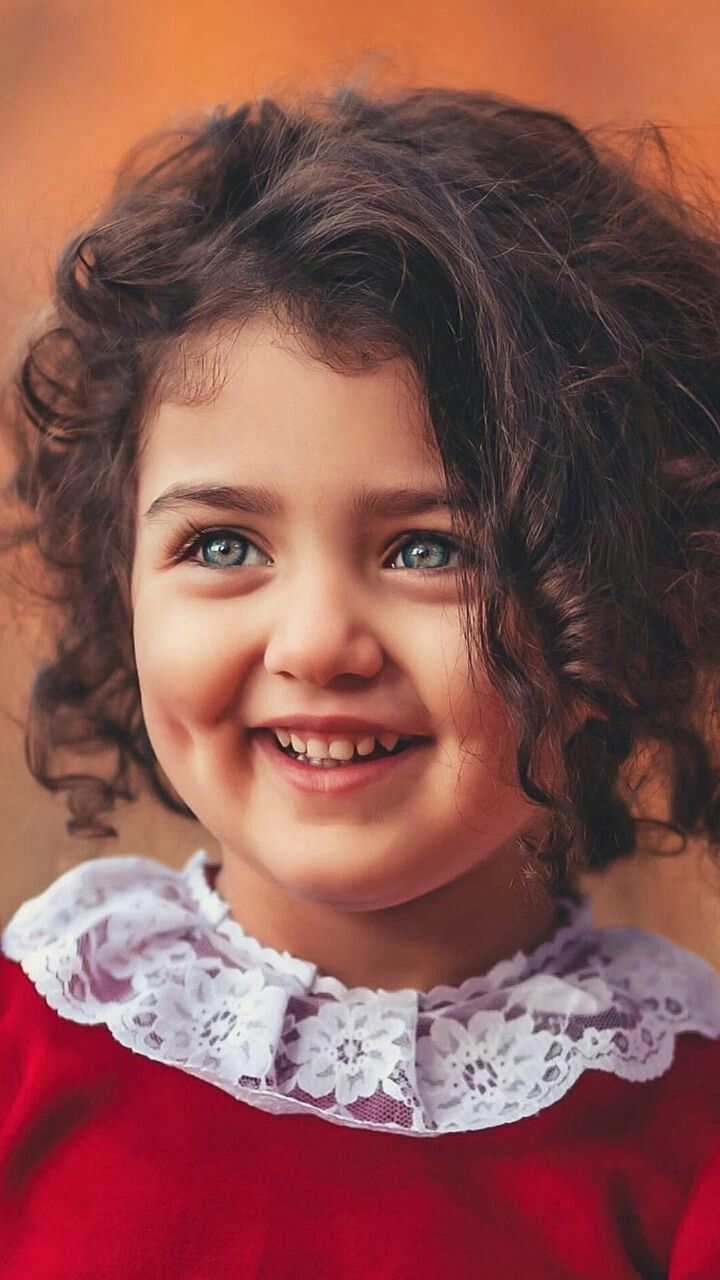
#> input picture Image_processing_Practical_labs/Exp1/Images/pk.jpg, 720 x 1280 px, found by its file name
$ jupyter execute 'Opencv using image display.ipynb'
#> lines starting #> are read from the running program, lines starting #| are printed output that depends on the picture
[cell 1]
import cv2
import numpy as np
import matplotlib.pyplot as plt

# --- Load image in different formats ---
gray = cv2.imread("pk.jpg", cv2.IMREAD_GRAYSCALE)   # 1 channel
#> gray: shape (1280, 720); min 3, max 253, mean 100.3
rgb  = cv2.imread("pk.jpg", cv2.IMREAD_COLOR)       # 3 channels (BGR)
#> rgb is the input picture: shape (1280, 720, 3); mean B, G, R 80.2, 85.2, 137.7

# --- Convert BGR → RGB for proper display ---
rgb = cv2.cvtColor(rgb, cv2.COLOR_BGR2RGB)

# --- Create an Alpha channel ---
# Alpha = 255 means fully opaque; smaller values mean transparent
alpha_channel = np.ones(rgb.shape[:2], dtype=np.uint8) * 200

# --- Combine RGB + Alpha to form RGBA ---
rgba = np.dstack((rgb, alpha_channel))
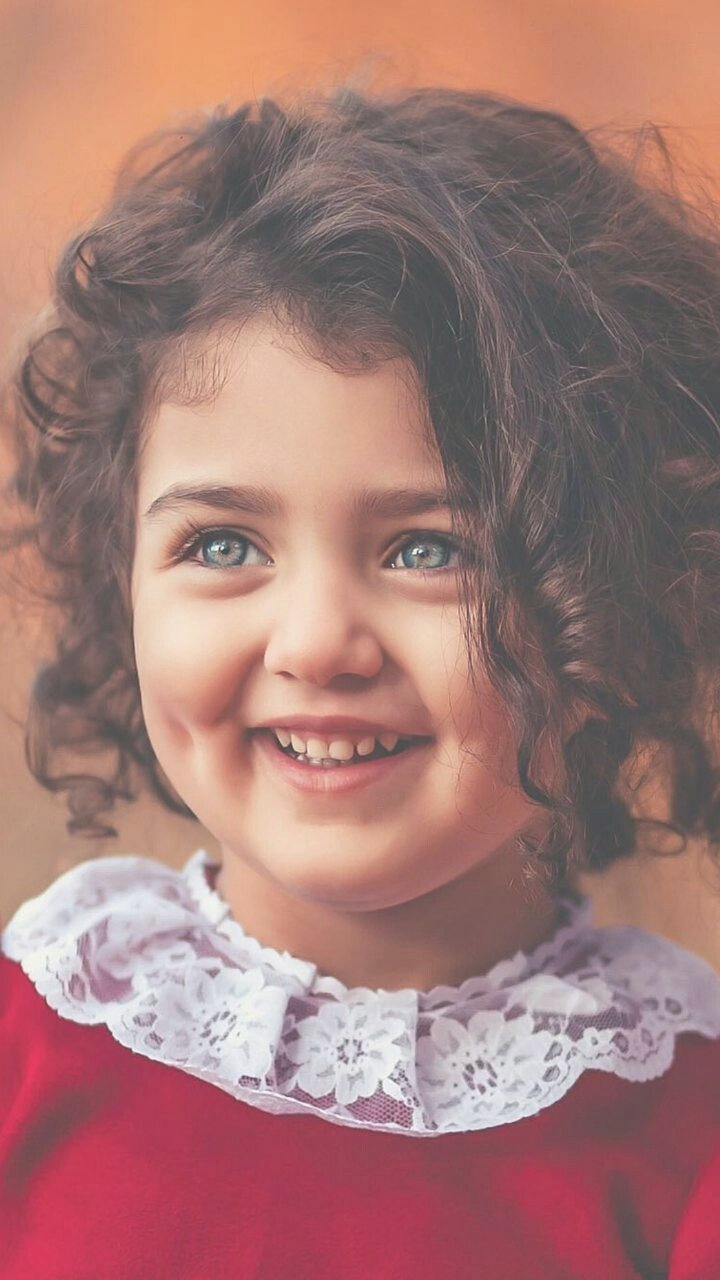
#> rgba: shape (1280, 720, 4); mean R, G, B, A 137.7, 85.2, 80.2, 200; transparent parts drawn white

# --- Print shapes ---
print("Grayscale shape:", gray.shape)
#| Grayscale shape: (1280, 720)
print("RGB shape:", rgb.shape)
#| RGB shape: (1280, 720, 3)
print("RGBA shape:", rgba.shape)
#| RGBA shape: (1280, 720, 4)

# --- Display images ---
plt.figure(figsize=(12, 4))

plt.subplot(1, 3, 1)
plt.imshow(gray, cmap='gray')
plt.title('Grayscale (1 channel)')
plt.axis('off')

plt.subplot(1, 3, 2)
plt.imshow(rgb)
plt.title('RGB (3 channels)')
plt.axis('off')

plt.subplot(1, 3, 3)
plt.imshow(rgba)
plt.title('RGBA (4 channels with Alpha)')
plt.axis('off')

plt.tight_layout()
plt.show()

[cell 2]
import cv2
import numpy as np
import matplotlib.pyplot as plt

# --- Load the image ---
gray = cv2.imread("pk.jpg", cv2.IMREAD_GRAYSCALE)   # Grayscale (1 channel)
rgb = cv2.imread("pk.jpg", cv2.IMREAD_COLOR)        # RGB (actually BGR)
rgb = cv2.cvtColor(rgb, cv2.COLOR_BGR2RGB)          # Convert to RGB

# --- Add Alpha Channel ---
alpha_channel = np.ones(rgb.shape[:2], dtype=np.uint8) * 255  # Fully opaque alpha
rgba = np.dstack((rgb, alpha_channel))                        # Combine to RGBA

# --- Print Image Shapes ---
print("Grayscale shape:", gray.shape)
#| Grayscale shape: (1280, 720)
print("RGB shape:", rgb.shape)
#| RGB shape: (1280, 720, 3)
print("RGBA shape:", rgba.shape)
#| RGBA shape: (1280, 720, 4)

# --- Print Pixel Matrices (smaller section for readability) ---
print("\nGray Pixel Matrix (first 5x5 block):\n", gray[:5, :5])
#| Gray Pixel Matrix (first 5x5 block):
#|  [[138 137 136 136 136]
#|  [138 137 136 136 135]
#|  [137 137 136 135 135]
#|  [137 137 136 135 135]
#|  [137 136 135 135 135]]
print("\nRGB Pixel Matrix (first 5x5 block):\n", rgb[:5, :5, :])
#> (printed output is left out)
print("\nRGBA Pixel Matrix (first 5x5 block):\n", rgba[:5, :5, :])
#> (printed output is left out)

# --- Display Images ---
plt.figure(figsize=(15, 5))

plt.subplot(1, 3, 1)
plt.imshow(gray, cmap='gray')
plt.title('Grayscale (1 Channel)')
plt.axis('off')

plt.subplot(1, 3, 2)
plt.imshow(rgb)
plt.title('RGB (3 Channels)')
plt.axis('off')

plt.subplot(1, 3, 3)
plt.imshow(rgba)
plt.title('RGBA (4 Channels)')
plt.axis('off')

plt.tight_layout()
plt.show()

[cell 3]
import cv2
import numpy as np
import matplotlib.pyplot as plt

# --- Load image with alpha support ---
image = cv2.imread("pk.jpg", cv2.IMREAD_UNCHANGED)  # This loads alpha if it exists

# Check number of channels
if image.shape[2] == 3:
    print("Image has no alpha channel — adding one manually (fully opaque).")
    # Add an alpha channel (255 = fully opaque)
    alpha = np.ones(image.shape[:2], dtype=np.uint8) * 255
    image_rgba = cv2.merge((image, alpha))
else:
    print("Image already has an alpha channel.")
    image_rgba = image

# Convert BGR → RGBA for correct color order
image_rgba = cv2.cvtColor(image_rgba, cv2.COLOR_BGRA2RGBA)

# --- Separate channels ---
R = image_rgba[:, :, 0]
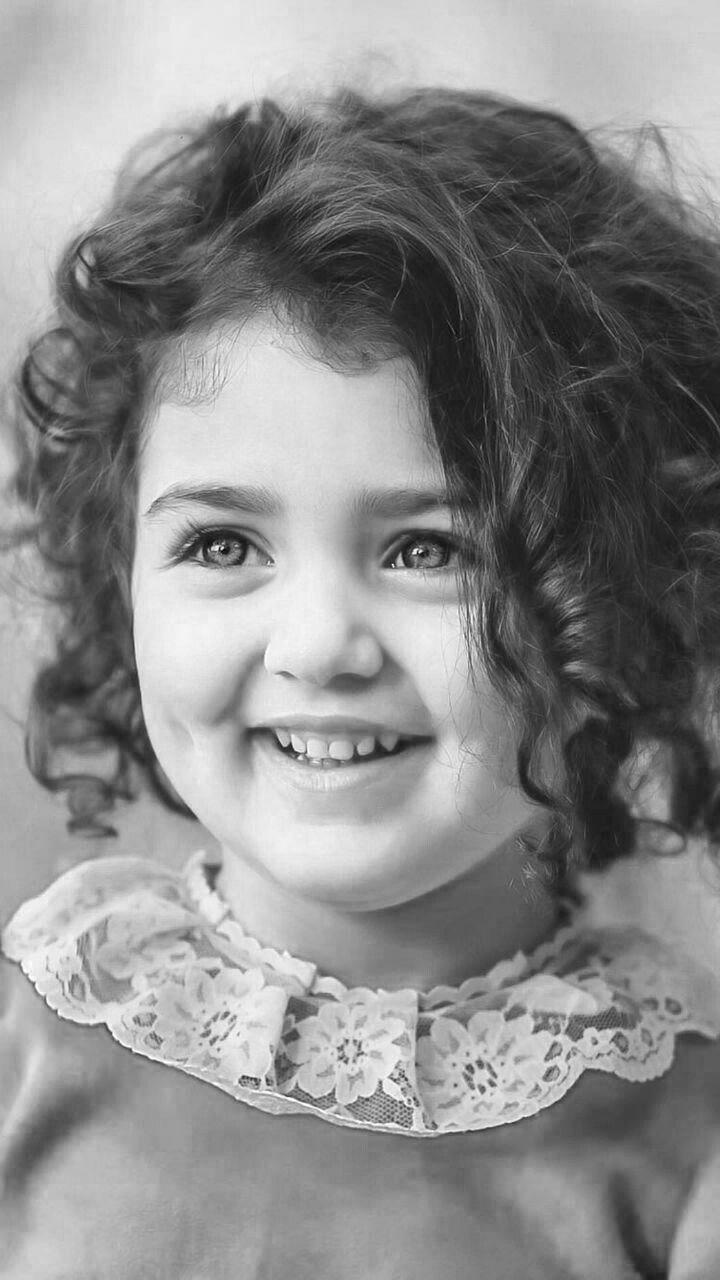
#> R: shape (1280, 720); min 0, max 255, mean 137.7
G = image_rgba[:, :, 1]
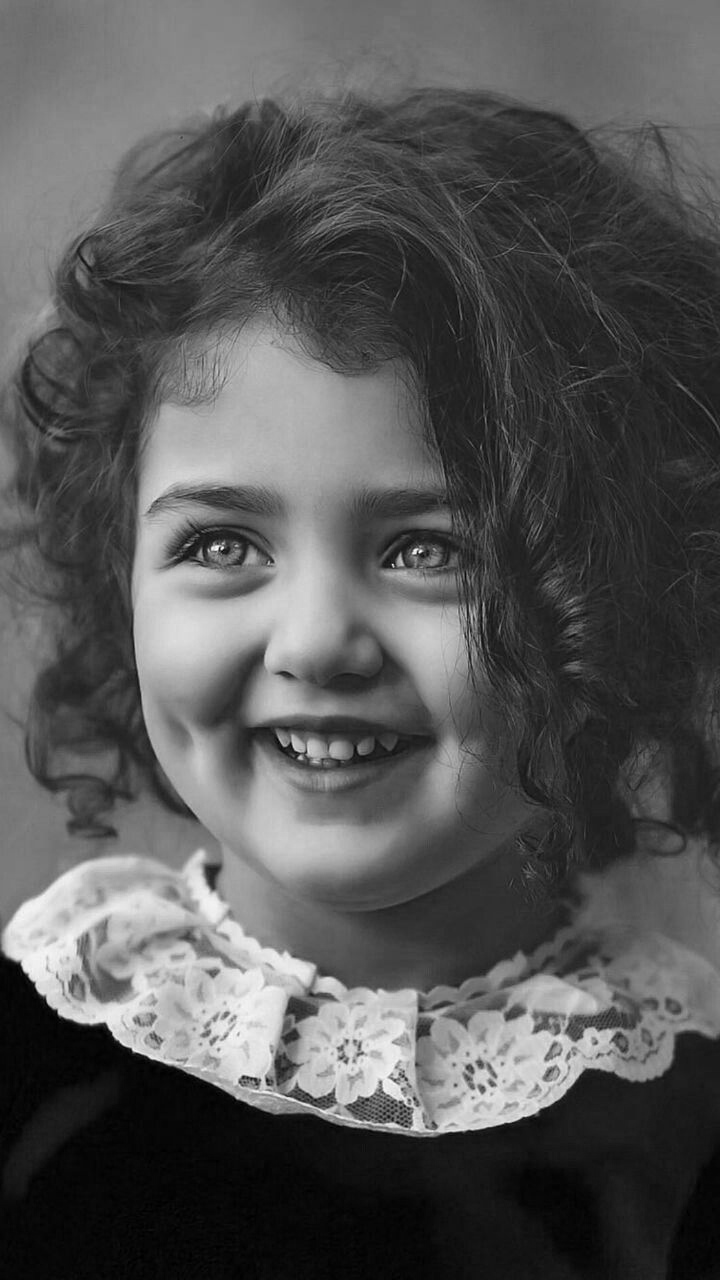
#> G: shape (1280, 720); min 0, max 255, mean 85.2
B = image_rgba[:, :, 2]
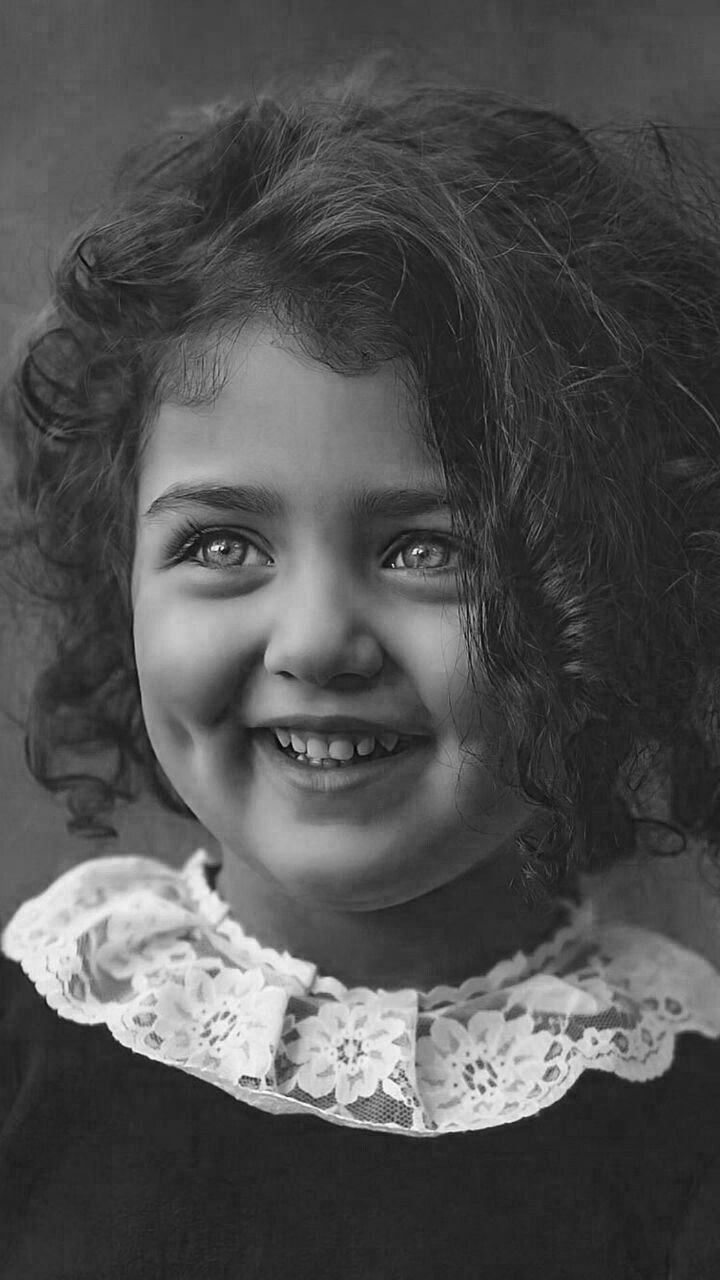
#> B: shape (1280, 720); min 0, max 255, mean 80.2
A = image_rgba[:, :, 3]
#> A: shape (1280, 720); every value is 255

# --- Display all channels ---
plt.figure(figsize=(12, 6))
plt.subplot(2, 2, 1)
plt.imshow(R, cmap='gray')
plt.title('Red Channel')
plt.axis('off')

plt.subplot(2, 2, 2)
plt.imshow(G, cmap='gray')
plt.title('Green Channel')
plt.axis('off')

plt.subplot(2, 2, 3)
plt.imshow(B, cmap='gray')
plt.title('Blue Channel')
plt.axis('off')

plt.subplot(2, 2, 4)
plt.imshow(A, cmap='gray')
plt.title('Alpha Channel')
plt.axis('off')

plt.tight_layout()
plt.show()

# --- Print example pixel matrices ---
print("🔴 Red Channel Matrix (top-left 5x5):\n", R[:5, :5])
#| 🔴 Red Channel Matrix (top-left 5x5):
#|  [[193 192 191 191 191]
#|  [193 192 191 191 190]
#|  [192 192 191 190 190]
#|  [192 192 191 190 190]
#|  [192 191 190 190 190]]
print("\n🟢 Green Channel Matrix (top-left 5x5):\n", G[:5, :5])
#| 🟢 Green Channel Matrix (top-left 5x5):
#|  [[120 119 118 118 118]
#|  [120 119 118 118 117]
#|  [119 119 118 117 117]
#|  [119 119 118 117 117]
#|  [119 118 117 117 117]]
print("\n🔵 Blue Channel Matrix (top-left 5x5):\n", B[:5, :5])
#| 🔵 Blue Channel Matrix (top-left 5x5):
#|  [[85 84 85 85 85]
#|  [85 84 85 85 84]
#|  [86 86 85 84 84]
#|  [86 86 85 84 84]
#|  [86 85 84 84 84]]
print("\n⚪ Alpha Channel Matrix (top-left 5x5):\n", A[:5, :5])
#| ⚪ Alpha Channel Matrix (top-left 5x5):
#|  [[255 255 255 255 255]
#|  [255 255 255 255 255]
#|  [255 255 255 255 255]
#|  [255 255 255 255 255]
#|  [255 255 255 255 255]]
